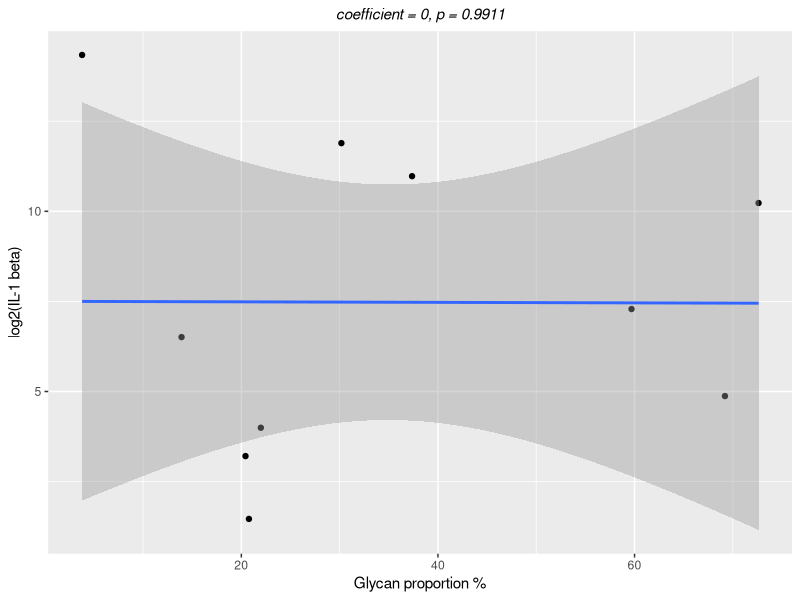
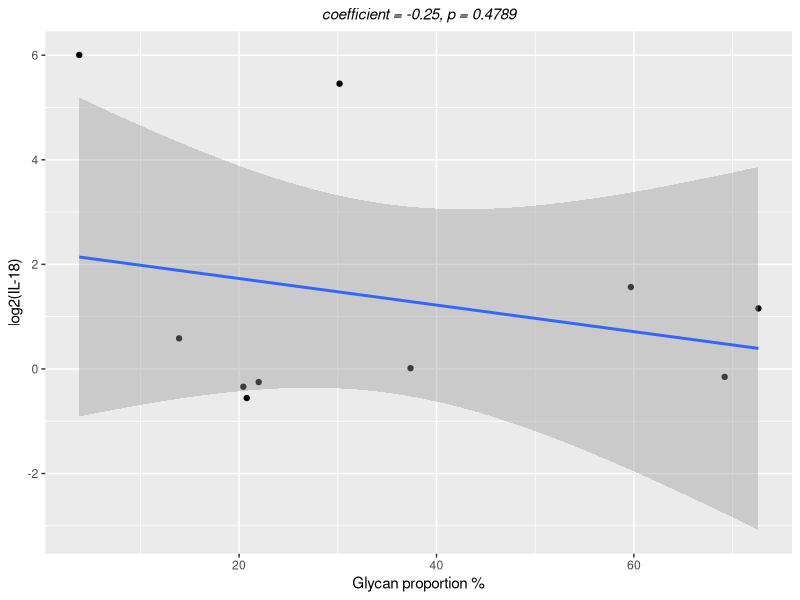
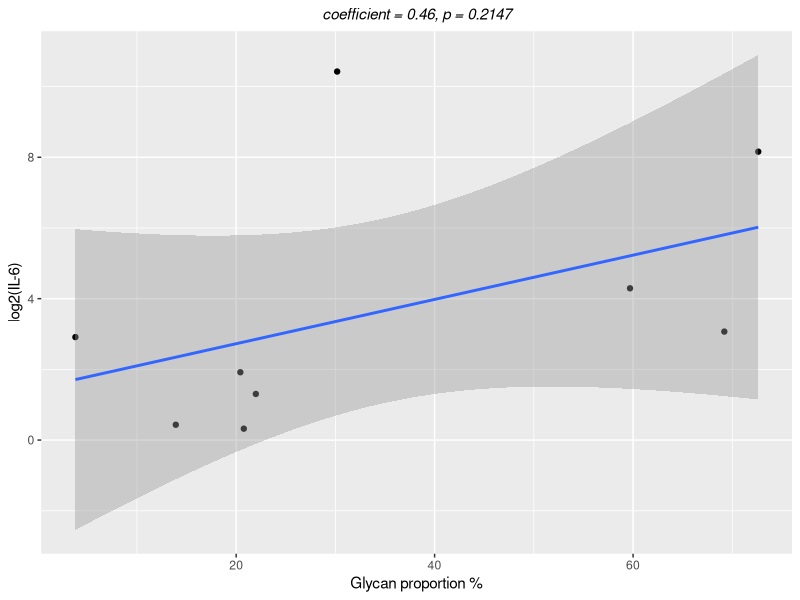
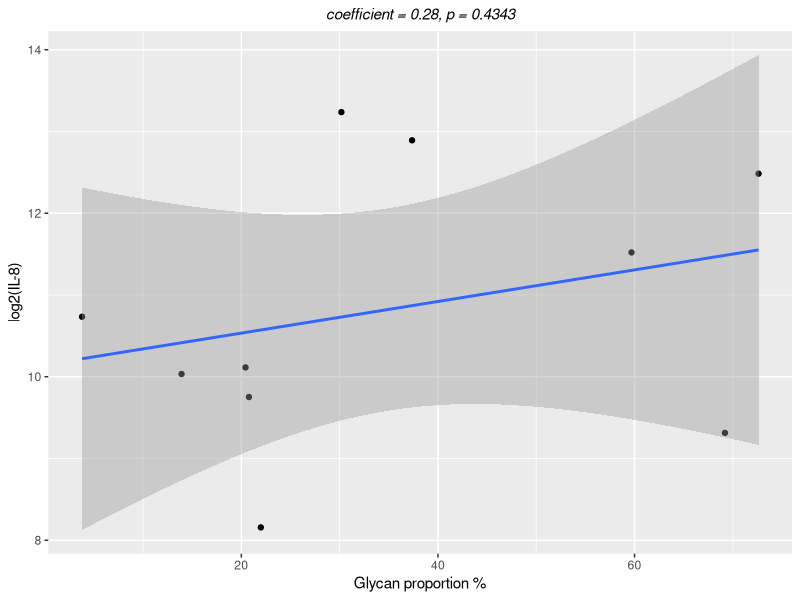
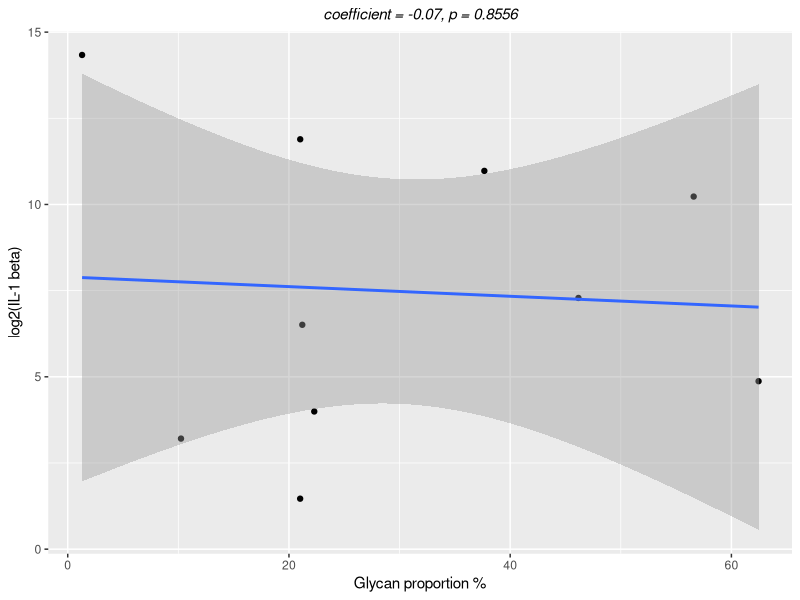
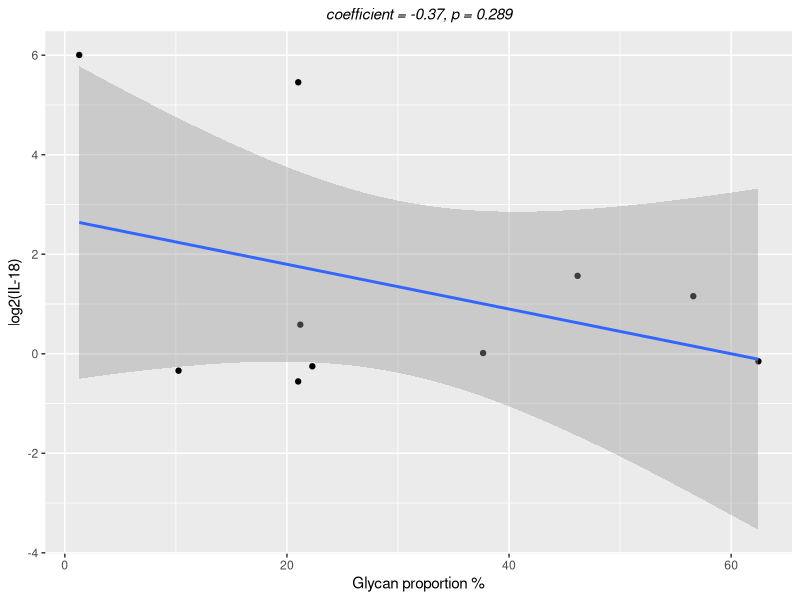
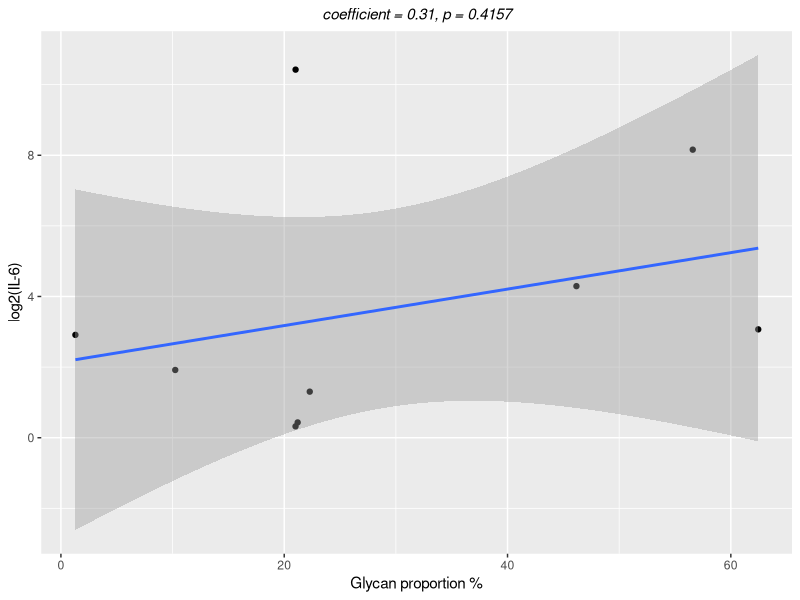
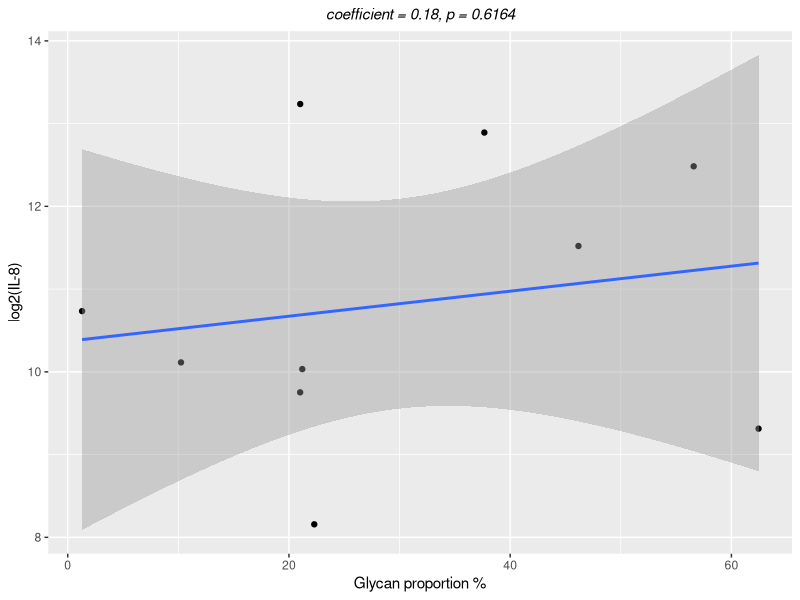

Write R code to recreate these figures, in order.
############# Load packages, input background information #####

## Load ggplot2 
library(ggplot2)

############# Supplementary Figure 6 A #################

## load the data
res=read.csv('Supplementary_Figure_6_A_data.csv')
res['relative.intensity']=res$NeuAc_Intensity/res$total_Intensity

## replace NA values with 0
res[is.na(res)]=0


## IL-1 beta
temp=cor.test(res$relative.intensity, log2(as.numeric(as.vector(res$IL1.beta))))
coefficient=as.vector(temp[[4]])
coefficient=round(coefficient,digits = 2)
p=temp[[3]]
p=round(p, digits = 4)
ggplot(res, aes(relative.intensity*100, log2(as.numeric(as.vector(IL1.beta)))))+
  geom_point()+
  labs(x='Glycan proportion %', y='log2(IL-1 beta)',
       subtitle = paste('coefficient = ',coefficient,', ', 'p = ',p,sep=''))+
  geom_smooth(method=lm)+
  theme( plot.subtitle = element_text(hjust = 0.5, face = 'italic'))


## IL-18
temp=cor.test(res$relative.intensity, log2(as.numeric(as.vector(res$IL.18))))
coefficient=as.vector(temp[[4]])
coefficient=round(coefficient,digits = 2)
p=temp[[3]]
p=round(p, digits = 4)
ggplot(res, aes(relative.intensity*100, log2(as.numeric(as.vector(IL.18)))))+
  geom_point()+
  labs(x='Glycan proportion %', y='log2(IL-18)',
       subtitle = paste('coefficient = ',coefficient,', ', 'p = ',p,sep=''))+
  geom_smooth(method=lm)+
  theme( plot.subtitle = element_text(hjust = 0.5, face = 'italic'))


## IL-6
temp=cor.test(res$relative.intensity, log2(as.numeric(as.vector(res$IL.6))))
coefficient=as.vector(temp[[4]])
coefficient=round(coefficient,digits = 2)
p=temp[[3]]
p=round(p, digits = 4)
ggplot(res, aes(relative.intensity*100, log2(as.numeric(as.vector(IL.6)))))+
  geom_point()+
  labs(x='Glycan proportion %', y='log2(IL-6)',
       subtitle = paste('coefficient = ',coefficient,', ', 'p = ',p,sep=''))+
  geom_smooth(method=lm)+
  theme( plot.subtitle = element_text(hjust = 0.5, face = 'italic'))


## IL-8
temp=cor.test(res$relative.intensity, log2(as.numeric(as.vector(res$IL.8))))
coefficient=as.vector(temp[[4]])
coefficient=round(coefficient,digits = 2)
p=temp[[3]]
p=round(p, digits = 4)
ggplot(res, aes(relative.intensity*100, log2(as.numeric(as.vector(IL.8)))))+
  geom_point()+
  labs(x='Glycan proportion %', y='log2(IL-8)',
       subtitle = paste('coefficient = ',coefficient,', ', 'p = ',p,sep=''))+
  geom_smooth(method=lm)+
  theme( plot.subtitle = element_text(hjust = 0.5, face = 'italic'))

############# Supplementary Figure 6 B #################

## load the data
res=read.csv('Supplementary_Figure_6_B_data.csv')
res['relative.intensity']=res$NeuAc_Intensity/res$total_Intensity

## replace NA values with 0
res[is.na(res)]=0


## IL-1 beta
temp=cor.test(res$relative.intensity, log2(as.numeric(as.vector(res$IL1.beta))))
coefficient=as.vector(temp[[4]])
coefficient=round(coefficient,digits = 2)
p=temp[[3]]
p=round(p, digits = 4)
ggplot(res, aes(relative.intensity*100, log2(as.numeric(as.vector(IL1.beta)))))+
  geom_point()+
  labs(x='Glycan proportion %', y='log2(IL-1 beta)',
       subtitle = paste('coefficient = ',coefficient,', ', 'p = ',p,sep=''))+
  geom_smooth(method=lm)+
  theme( plot.subtitle = element_text(hjust = 0.5, face = 'italic'))


## IL-18
temp=cor.test(res$relative.intensity, log2(as.numeric(as.vector(res$IL.18))))
coefficient=as.vector(temp[[4]])
coefficient=round(coefficient,digits = 2)
p=temp[[3]]
p=round(p, digits = 4)
ggplot(res, aes(relative.intensity*100, log2(as.numeric(as.vector(IL.18)))))+
  geom_point()+
  labs(x='Glycan proportion %', y='log2(IL-18)',
       subtitle = paste('coefficient = ',coefficient,', ', 'p = ',p,sep=''))+
  geom_smooth(method=lm)+
  theme( plot.subtitle = element_text(hjust = 0.5, face = 'italic'))


## IL-6
temp=cor.test(res$relative.intensity, log2(as.numeric(as.vector(res$IL.6))))
coefficient=as.vector(temp[[4]])
coefficient=round(coefficient,digits = 2)
p=temp[[3]]
p=round(p, digits = 4)
ggplot(res, aes(relative.intensity*100, log2(as.numeric(as.vector(IL.6)))))+
  geom_point()+
  labs(x='Glycan proportion %', y='log2(IL-6)',
       subtitle = paste('coefficient = ',coefficient,', ', 'p = ',p,sep=''))+
  geom_smooth(method=lm)+
  theme( plot.subtitle = element_text(hjust = 0.5, face = 'italic'))


## IL-8
temp=cor.test(res$relative.intensity, log2(as.numeric(as.vector(res$IL.8))))
coefficient=as.vector(temp[[4]])
coefficient=round(coefficient,digits = 2)
p=temp[[3]]
p=round(p, digits = 4)
ggplot(res, aes(relative.intensity*100, log2(as.numeric(as.vector(IL.8)))))+
  geom_point()+
  labs(x='Glycan proportion %', y='log2(IL-8)',
       subtitle = paste('coefficient = ',coefficient,', ', 'p = ',p,sep=''))+
  geom_smooth(method=lm)+
  theme( plot.subtitle = element_text(hjust = 0.5, face = 'italic'))

############# Supplementary Figure 6 C #################

## load the data
res=read.csv('Supplementary_Figure_6_C_data.csv')
res['relative.intensity']=res$NeuAc_Intensity/res$total_Intensity

## replace NA values with 0
res[is.na(res)]=0


## IL-1 beta
temp=cor.test(res$relative.intensity, log2(as.numeric(as.vector(res$IL1.beta))))
coefficient=as.vector(temp[[4]])
coefficient=round(coefficient,digits = 2)
p=temp[[3]]
p=round(p, digits = 4)
ggplot(res, aes(relative.intensity*100, log2(as.numeric(as.vector(IL1.beta)))))+
  geom_point()+
  labs(x='Glycan proportion %', y='log2(IL-1 beta)',
       subtitle = paste('coefficient = ',coefficient,', ', 'p = ',p,sep=''))+
  geom_smooth(method=lm)+
  theme( plot.subtitle = element_text(hjust = 0.5, face = 'italic'))


## IL-18
temp=cor.test(res$relative.intensity, log2(as.numeric(as.vector(res$IL.18))))
coefficient=as.vector(temp[[4]])
coefficient=round(coefficient,digits = 2)
p=temp[[3]]
p=round(p, digits = 4)
ggplot(res, aes(relative.intensity*100, log2(as.numeric(as.vector(IL.18)))))+
  geom_point()+
  labs(x='Glycan proportion %', y='log2(IL-18)',
       subtitle = paste('coefficient = ',coefficient,', ', 'p = ',p,sep=''))+
  geom_smooth(method=lm)+
  theme( plot.subtitle = element_text(hjust = 0.5, face = 'italic'))


## IL-6
temp=cor.test(res$relative.intensity, log2(as.numeric(as.vector(res$IL.6))))
coefficient=as.vector(temp[[4]])
coefficient=round(coefficient,digits = 2)
p=temp[[3]]
p=round(p, digits = 4)
ggplot(res, aes(relative.intensity*100, log2(as.numeric(as.vector(IL.6)))))+
  geom_point()+
  labs(x='Glycan proportion %', y='log2(IL-6)',
       subtitle = paste('coefficient = ',coefficient,', ', 'p = ',p,sep=''))+
  geom_smooth(method=lm)+
  theme( plot.subtitle = element_text(hjust = 0.5, face = 'italic'))


## IL-8
temp=cor.test(res$relative.intensity, log2(as.numeric(as.vector(res$IL.8))))
coefficient=as.vector(temp[[4]])
coefficient=round(coefficient,digits = 2)
p=temp[[3]]
p=round(p, digits = 4)
ggplot(res, aes(relative.intensity*100, log2(as.numeric(as.vector(IL.8)))))+
  geom_point()+
  labs(x='Glycan proportion %', y='log2(IL-8)',
       subtitle = paste('coefficient = ',coefficient,', ', 'p = ',p,sep=''))+
  geom_smooth(method=lm)+
  theme( plot.subtitle = element_text(hjust = 0.5, face = 'italic'))
